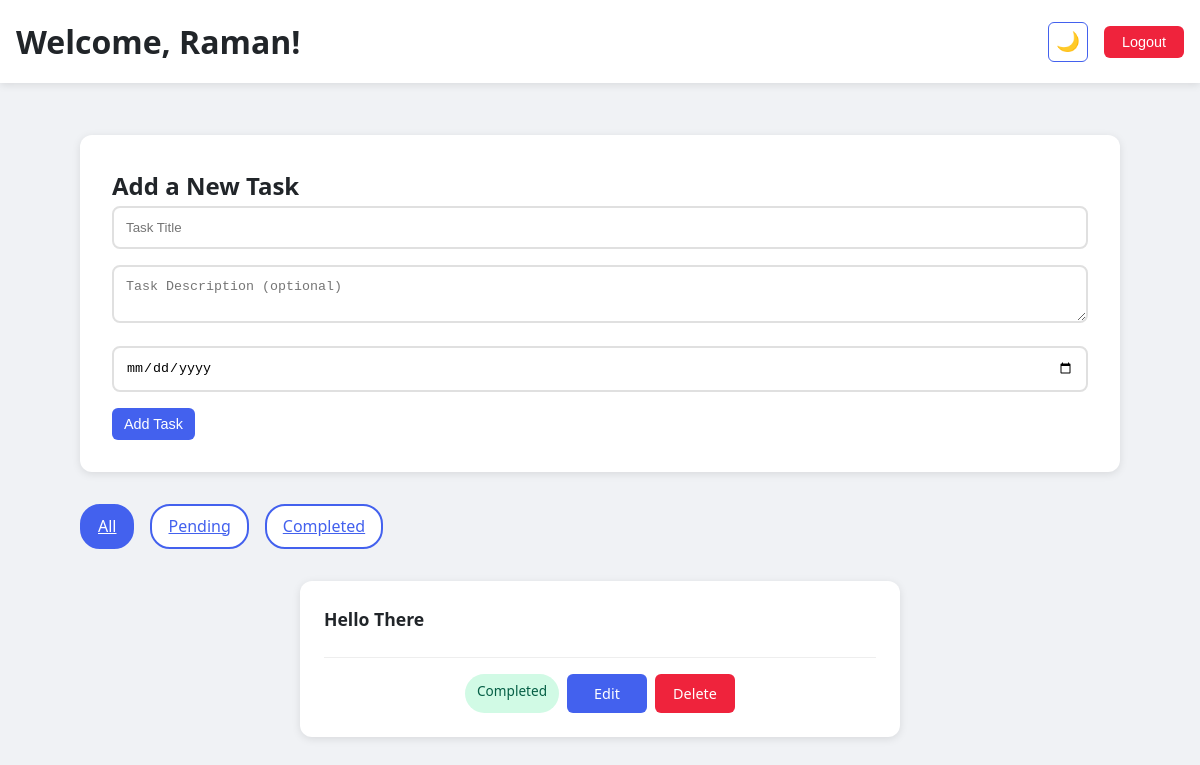
Page /todo/ (signed in) on the earlier database version.
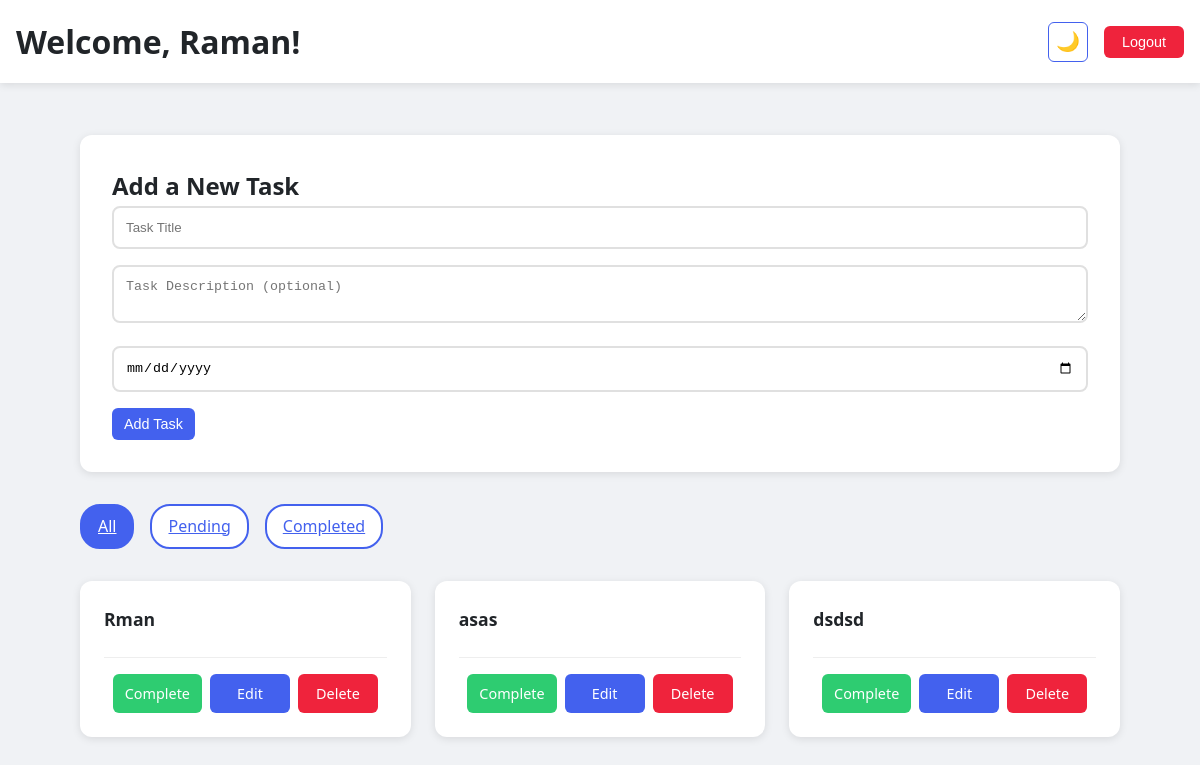
Same page on the later database version.
### todo/models.py (models this page shows, shortened)
class Task(models.Model):
    user = models.ForeignKey(User, on_delete=models.CASCADE)  # Associate task with a user
    title = models.CharField(max_length=255)
    description = models.TextField(blank=True, null=True)
    completed = models.BooleanField(default=False)
    due_date = models.DateField(null=True, blank=True)
    created_at = models.DateTimeField(auto_now_add=True)

### todo/views.py (the view, shortened to what this page needs)
# urls.py: path('', views.index, name='index'),
@login_required
def index(request):
    if not request.user.is_authenticated:
        return redirect('todo:login')
    filter_type = request.GET.get('filter', 'all')
    tasks = Task.objects.filter(user=request.user)
    if filter_type == 'completed':
        tasks = tasks.filter(completed=True)
    elif filter_type == 'pending':
        tasks = tasks.filter(completed=False)
    return render(request, 'todo/index.html', {'tasks': tasks, 'filter_type': filter_type})

### todo/templates/todo/index.html (shortened to what this page needs)
<!DOCTYPE html>
<html>
<head>
    {% load static %}
    <link rel="stylesheet" href="{% static 'todo/style.css' %}">
</head>
<body>
    <div class="header">
        <div class="header-left">
            <h1>Welcome, {{ user.username }}!</h1>
        </div>
        <div class="header-right">
            <button onclick="toggleTheme()" id="theme-toggle" class="btn btn-theme">🌙</button>
            <form method="post" action="{% url 'todo:logout' %}" style="display: inline;">
                <button type="submit" class="btn btn-danger">Logout</button>
            </form>
        </div>
    </div>
    <div class="container">
        <div class="task-form">
            <h2>Add a New Task</h2>
            <form method="POST">
                <input type="text" name="title" placeholder="Task Title" required>
                <textarea name="description" placeholder="Task Description (optional)"></textarea>
                <input type="date" name="due_date">
                <button type="submit" class="btn btn-primary">Add Task</button>
            </form>
        </div>
        <div class="filters">
            <a href="?filter=all" class="filter-btn {% if filter_type == 'all' %}active{% endif %}">All</a>
            <a href="?filter=pending" class="filter-btn {% if filter_type == 'pending' %}active{% endif %}">Pending</a>
            <a href="?filter=completed" class="filter-btn {% if filter_type == 'completed' %}active{% endif %}">Completed</a>
        </div>
        <ul class="task-list {% if tasks|length == 1 %}single-task{% endif %}">
            {% for task in tasks %}
                <li class="task-item">
                    <div class="task-item-content">
                        <div class="task-content">
                            <h3 class="task-title">{{ task.title }}</h3>
                        </div>
                        <div class="task-actions">
                            {% if task.completed %}
                                <span class="badge badge-completed">Completed</span>
                            {% else %}
                                <a href="{% url 'todo:complete_task' task.id %}" class="btn btn-success">Complete</a>
                            {% endif %}
                            <a href="{% url 'todo:edit_task' task.id %}" class="btn btn-primary">Edit</a>
                            <a href="{% url 'todo:delete_task' task.id %}" class="btn btn-danger">Delete</a>
                        </div>
                    </div>
                </li>
            {% empty %}
                <li class="task-item task-item-empty">No tasks yet!</li>
            {% endfor %}
        </ul>
    </div>
</body>
</html>

### todo/static/todo/style.css (style rules this page uses)
:root { --primary-color: #4361ee; --secondary-color: #3f37c9; --text-color: #333; --danger-color: #ef233c; --success-color: #2ecc71; --light-color: #f8f9fa; --dark-color: #212529; --shadow: 0 2px 8px rgba(0, 0, 0, 0.1); --transition: all 0.3s ease; }
* { margin: 0; padding: 0; box-sizing: border-box; }
body { font-family: 'Segoe UI', Arial, sans-serif; line-height: 1.6; background-color: #f0f2f5; color: var(--dark-color); min-height: 100vh; }
.container { width: 90%; max-width: 1200px; margin: 0 auto; padding: 20px; }
.header { background: white; padding: 1rem; box-shadow: var(--shadow); position: sticky; top: 0; z-index: 1000; margin-bottom: 2rem; display: flex; justify-content: space-between; align-items: center; }
.header-right { display: flex; gap: 1rem; align-items: center; }
.task-form { background: white; padding: 2rem; border-radius: 12px; box-shadow: var(--shadow); margin-bottom: 2rem; transition: var(--transition); }
.task-list { display: grid; grid-template-columns: repeat(auto-fill, minmax(300px, 1fr)); gap: 1.5rem; padding: 0; list-style: none; width: 100%; }
.task-item { background: white; padding: 1.5rem; border-radius: 12px; box-shadow: var(--shadow); transition: var(--transition); animation: fadeIn 0.3s ease-out; height: 100%; display: flex; flex-direction: column; }
.task-item-content { display: flex; flex-direction: column; gap: 1rem; height: 100%; }
.task-content { flex-grow: 1; display: flex; flex-direction: column; gap: 0.5rem; }
.task-title { font-size: 1.1rem; color: var(--dark-color); margin-bottom: 0.5rem; font-weight: 600; }
.task-actions { display: flex; gap: 0.5rem; flex-wrap: nowrap; justify-content: center; margin-top: auto; padding-top: 1rem; border-top: 1px solid #eee; width: 100%; }
input[type="text"], input[type="password"], input[type="date"], textarea { width: 100%; padding: 12px; margin-bottom: 1rem; border: 2px solid #e0e0e0; border-radius: 8px; transition: var(--transition); }
.btn { padding: 8px 12px; border: none; border-radius: 6px; cursor: pointer; font-weight: 500; transition: var(--transition); text-decoration: none; display: inline-block; font-size: 0.9rem; text-align: center; min-width: 80px; max-width: 120px; white-space: nowrap; }
.btn-primary { background: var(--primary-color); color: white; }
.btn-danger { background: var(--danger-color); color: white; }
.btn-success { background: var(--success-color); color: white; }
.btn-theme { background: transparent; border: 1px solid var(--primary-color); font-size: 1.2rem; padding: 8px 12px; min-width: 40px; width: 40px; height: 40px; display: flex; align-items: center; justify-content: center; flex: 0 0 auto; max-width: 40px; }
.filters { display: flex; gap: 1rem; margin-bottom: 2rem; flex-wrap: wrap; }
.filter-btn { padding: 8px 16px; border: 2px solid var(--primary-color); border-radius: 20px; color: var(--primary-color); background: white; cursor: pointer; transition: var(--transition); }
.filter-btn:hover, .filter-btn.active { background: var(--primary-color); color: white; }

Differences in the rows shown:
removed Task: title "Hello There", completed "Completed"
added Task: title "Rman", completed "Complete"
added Task: title "asas", completed "Complete"
added Task: title "dsdsd", completed "Complete"
